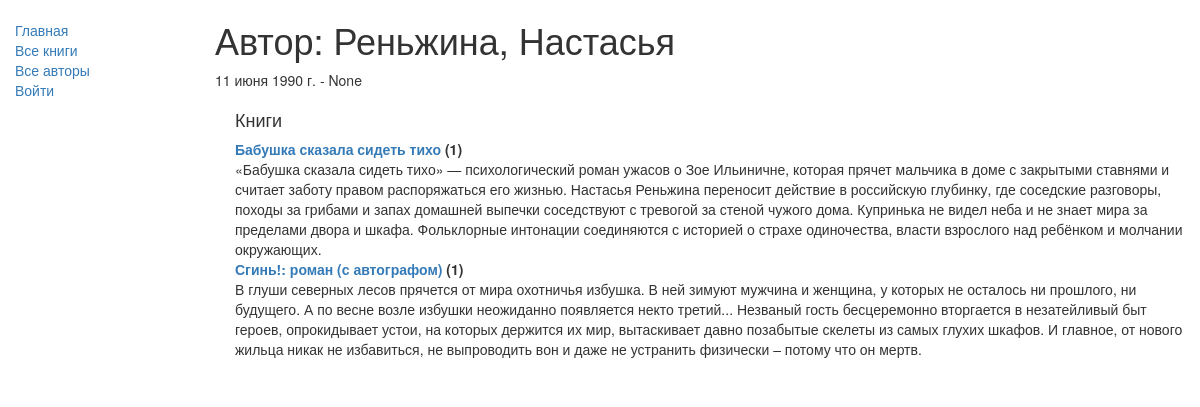
The app's page /catalog/author/1 with its own data.
### catalog/models.py (models this page shows, shortened)
class Author(models.Model):
    first_name = models.CharField(max_length=100, verbose_name="Имя")
    last_name = models.CharField(max_length=100, verbose_name="Фамилия")
    date_of_birth = models.DateField(verbose_name="Дата рождения", null=True, blank=True)
    date_of_death = models.DateField(verbose_name="Дата смерти", null=True, blank=True)
    class Meta:
        verbose_name = "Автор"
        verbose_name_plural = "Авторы"

class Book(models.Model):
    title = models.CharField(max_length=200, verbose_name="Название")
    author = models.ForeignKey(
        Author,
        on_delete=models.SET_NULL,
        null=True,
        verbose_name="Автор"
    )
    summary = models.TextField(
        max_length=1000,
        verbose_name="Аннотация",
        help_text="Введите краткое описание книги"
    )
    isbn = models.CharField(
        max_length=13,
        verbose_name="ISBN",
        help_text='13 символов <a href="https://www.isbn-international.org/content/what-isbn">ISBN номер</a>'
    )
    genre = models.ManyToManyField(
        Genre,
        verbose_name="Жанр",
        help_text="Выберите жанр для этой книги"
    )
    language = models.ForeignKey(
        Language,
        on_delete=models.SET_NULL,
        null=True,
        verbose_name="Язык"
    )
    class Meta:
        verbose_name = "Книга"
        verbose_name_plural = "Книги"
    def display_genre(self):
        return ', '.join([genre.name for genre in self.genre.all()[:3]])
    display_genre.short_description = 'Жанр'

### catalog/views.py (the view)
# urls.py: path('author/<int:pk>', views.AuthorDetailView.as_view(), name='author-detail'),
class AuthorDetailView(generic.DetailView):
    model = Author

### catalog/templates/catalog/author_detail.html
{% extends "base_generic.html" %}
{% block content %}
  <h1>Автор: {{ author.last_name }}, {{ author.first_name }}</h1>
  <p>{{ author.date_of_birth }} - {{ author.date_of_death }}</p>
  <div style="margin-left:20px;margin-top:20px">
    <h4>Книги</h4>
    <dl>
      {% for book in author.book_set.all %}
        <dt><a href="{% url 'book-detail' book.pk %}">{{ book.title }}</a> ({{ book.bookinstance_set.all.count }})</dt>
        <dd>{{ book.summary }}</dd>
      {% empty %}
        <p>У этого автора пока нет книг в библиотеке.</p>
      {% endfor %}
    </dl>
  </div>
{% endblock %}

### records on screen
Author: last_name "Реньжина", first_name "Настасья", date_of_birth "11 июня 1990 г.", date_of_death "None"
Book: title "Бабушка сказала сидеть тихо", bookinstance_set.all.count "1", summary "«Бабушка сказала сидеть тихо» — психологический роман ужасов о Зое Ильиничне, которая прячет мальчика в доме с закрытыми ставнями и считает заботу правом распоряжаться его жизнью. Настасья Реньжина переносит действие в российскую глубинку, где соседские разговоры, походы за грибами и запах домашней выпечки соседствуют с тревогой за стеной чужого дома. Купринька не видел неба и не знает мира за пределами двора и шкафа. Фольклорные интонации соединяются с историей о страхе одиночества, власти взрослого над ребёнком и молчании окружающих."
Book: title "Сгинь!: роман (с автографом)", bookinstance_set.all.count "1", summary "В глуши северных лесов прячется от мира охотничья избушка. В ней зимуют мужчина и женщина, у которых не осталось ни прошлого, ни будущего. А по весне возле избушки неожиданно появляется некто третий... Незваный гость бесцеремонно вторгается в незатейливый быт героев, опрокидывает устои, на которых держится их мир, вытаскивает давно позабытые скелеты из самых глухих шкафов. И главное, от нового жильца никак не избавиться, не выпроводить вон и даже не устранить физически – потому что он мертв."
